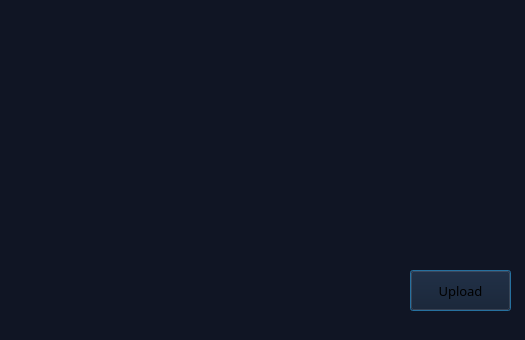
<?xml version="1.0" encoding="UTF-8"?>
<ui version="4.0">
 <class>firstpage</class>
 <widget class="QDialog" name="firstpage">
  <property name="geometry">
   <rect>
    <x>0</x>
    <y>0</y>
    <width>525</width>
    <height>340</height>
   </rect>
  </property>
  <property name="windowTitle">
   <string>Dialog</string>
  </property>
  <property name="styleSheet">
   <string notr="true">background-color: rgb(16, 21, 36);</string>
  </property>
  <widget class="QPushButton" name="pushButton">
   <property name="geometry">
    <rect>
     <x>410</x>
     <y>270</y>
     <width>101</width>
     <height>41</height>
    </rect>
   </property>
   <property name="font">
    <font>
     <family>Sans Serif Collection</family>
     <pointsize>10</pointsize>
     <bold>false</bold>
     <strikeout>false</strikeout>
     <stylestrategy>PreferDefault</stylestrategy>
    </font>
   </property>
   <property name="focusPolicy">
    <enum>Qt::FocusPolicy::StrongFocus</enum>
   </property>
   <property name="text">
    <string>Upload</string>
   </property>
  </widget>
 </widget>
 <resources/>
 <connections/>
</ui>
